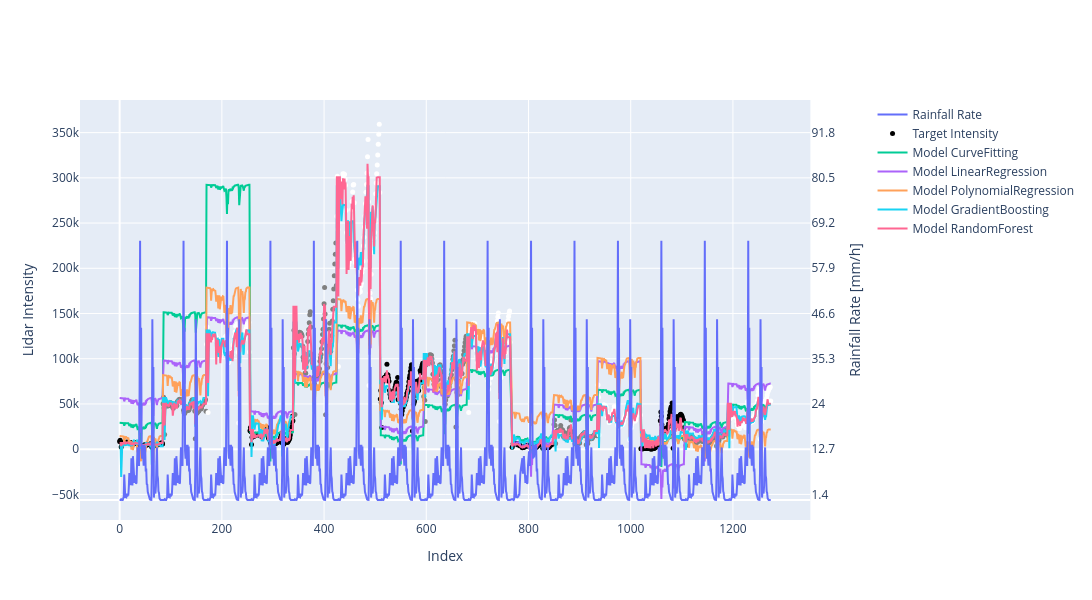

The cell this chart's notebook holds for it:
### Code cell
from scipy.optimize import curve_fit

# Sample data loading
model_data = regression_data.reset_index(names="timestamp").dropna()

# Handle missing values in intensity
# model_data["intensity"].interpolate(method="linear", inplace=True)

# Prepare the data for curve fitting
X = model_data[["range", "reflectivity", "precipitation.intensity_hour_shifted"]]
y = model_data["intensity"]
formula_map = {
    "range": "r",
    "reflectivity": "beta",
    "precipitation.intensity_hour_shifted": "RR",
    "intensity": "I",
}

model_results = {}

## Curve Fitting
# Initial guess for the parameters
initial_guess = [
    400,
    0.01,
    2000000,
    0.8,
    -500,
    10000.0,
]
# Fit the model using curve_fit
params, covariance = curve_fit(model_func, X, y, p0=initial_guess, maxfev=1_000_000)  # bounds=(-100_000, 500_000))
# Extract the fitted parameters
a1, a2, b, c1, c2, d = params

# Predict the intensity using the fitted model
model_data["CurveFitting"] = model_func(X, *params)

model_results["CurveFitting"] = {
    "formula": f"$ f(r, beta, RR) = {a1:.2f} \cdot exp(-{a2:.2f}r) + {b:.2f} \cdot \cfrac{{beta}}{{r}} + {c1:.2f} \cdot RR^2 + {c2:.2f} \cdot RR + {d:.2f}$",
    "rmse": np.sqrt(mean_squared_error(y, model_data["CurveFitting"])),
    "r2": r2_score(y, model_data["CurveFitting"]),
}


## Linear Regression
lin_model = LinearRegression()
lin_model.fit(X, y)
intercept = lin_model.intercept_
coeffs = lin_model.coef_

model_data["LinearRegression"] = lin_model.predict(X)

model_results["LinearRegression"] = {
    "formula": f"$f(r, beta, RR) = {intercept:.2f} + {coeffs[0]:.2f} \cdot r + {coeffs[1]:.2f} \cdot beta + {coeffs[2]:.2f} \cdot RR$",
    "rmse": np.sqrt(mean_squared_error(y, model_data["LinearRegression"])),
    "r2": r2_score(y, model_data["LinearRegression"]),
}

## Polynomial Regression
degree = 2
poly_model = make_pipeline(PolynomialFeatures(degree), LinearRegression())
poly_model.fit(X, y)
coeffs = poly_model.named_steps["linearregression"].coef_
features = poly_model.named_steps["polynomialfeatures"].get_feature_names_out()

model_data["PolynomialRegression"] = poly_model.predict(X)

model_results["PolynomialRegression"] = {
    "formula": get_formula(coeffs, features),
    "rmse": np.sqrt(mean_squared_error(y, model_data["PolynomialRegression"])),
    "r2": r2_score(y, model_data["PolynomialRegression"]),
}

## Gradient Boosting
gb_model = GradientBoostingRegressor()
gb_model.fit(X, y)
coeffs = gb_model.feature_importances_

model_data["GradientBoosting"] = gb_model.predict(X)

model_results["GradientBoosting"] = {
    "formula": "",
    "rmse": np.sqrt(mean_squared_error(y, model_data["GradientBoosting"])),
    "r2": r2_score(y, model_data["GradientBoosting"]),
}

## Random Forest
rf_model = RandomForestRegressor()
rf_model.fit(X, y)
coeffs = rf_model.feature_importances_

model_data["RandomForest"] = rf_model.predict(X)

model_results["RandomForest"] = {
    "formula": "",
    "rmse": np.sqrt(mean_squared_error(y, model_data["RandomForest"])),
    "r2": r2_score(y, model_data["RandomForest"]),
}

# Filter the data for a specific reflectivity and range
# reflectivity_value = 0.9  # Example: white
# range_value = 32.45  # Example: 14.20 m

# filtered_model_data = model_data[(model_data["reflectivity"] == reflectivity_value) & (model_data["range"] == range_value)]


fig = make_subplots(specs=[[{"secondary_y": True}]])
fig.add_trace(
    go.Scatter(
        x=model_data.index,
        y=model_data["precipitation.intensity_hour_shifted"],
        mode="lines",
        name="Rainfall Rate",
    ),
    secondary_y=True,
)
fig.add_trace(
    go.Scatter(
        x=model_data.index,
        y=model_data["intensity"],
        mode="markers",
        name="Target Intensity",
        text=model_data["target"],
        marker=dict(size=5, color=model_data["color"]),
    )
)

for model, data in model_results.items():
    fig.add_trace(
        go.Scatter(
            x=model_data.index,
            y=model_data[model],
            mode="lines",
            name=f"Model {model}",
        )
    )

fig.update_layout(
    height=600,
    width=1600,
    yaxis2_range=[-5, 100],
    xaxis_title="Index",
    yaxis_title="Lidar Intensity",
    yaxis2_title="Rainfall Rate [mm/h]",
    yaxis2_tickmode="sync",
)

# Add linear and polynomial regression here

### Figure 1 — Plotly figure (JSON) as saved in the notebook; plotly's stock layout.template omitted (floating-point values rounded to 4 significant figures; data arrays with more than 128 entries replaced by an {"elided": "..."} marker saying what was removed)
{"data": [{"mode": "lines", "name": "Rainfall Rate", "type": "scatter", "x": {"elided": "1248 int values"}, "xaxis": "x", "y": {"elided": "1248 float values"}, "yaxis": "y2"}, {"marker": {"color": {"elided": "1248 str values"}, "size": 5}, "mode": "markers", "name": "Target Intensity", "text": {"elided": "1248 str values"}, "type": "scatter", "x": {"elided": "1248 int values"}, "y": {"elided": "1248 float values"}}, {"mode": "lines", "name": "Model CurveFitting", "type": "scatter", "x": {"elided": "1248 int values"}, "y": {"elided": "1248 float values"}}, {"mode": "lines", "name": "Model LinearRegression", "type": "scatter", "x": {"elided": "1248 int values"}, "y": {"elided": "1248 float values"}}, {"mode": "lines", "name": "Model PolynomialRegression", "type": "scatter", "x": {"elided": "1248 int values"}, "y": {"elided": "1248 float values"}}, {"mode": "lines", "name": "Model GradientBoosting", "type": "scatter", "x": {"elided": "1248 int values"}, "y": {"elided": "1248 float values"}}, {"mode": "lines", "name": "Model RandomForest", "type": "scatter", "x": {"elided": "1248 int values"}, "y": {"elided": "1248 float values"}}], "layout": {"height": 600, "width": 1600, "xaxis": {"anchor": "y", "domain": [0, 0.94], "title": {"text": "Index"}}, "yaxis": {"anchor": "x", "domain": [0, 1], "title": {"text": "Lidar Intensity"}}, "yaxis2": {"anchor": "x", "overlaying": "y", "range": [-5, 100], "side": "right", "tickmode": "sync", "title": {"text": "Rainfall Rate [mm/h]"}}}}
